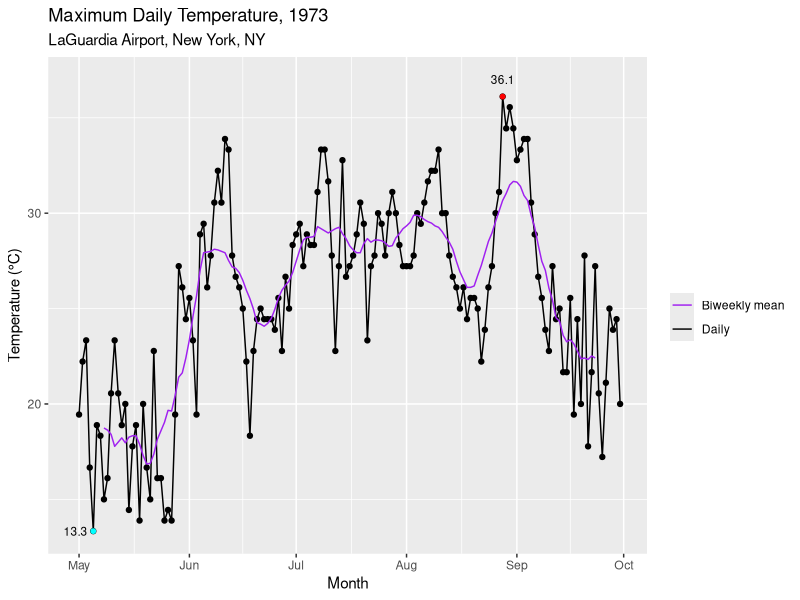
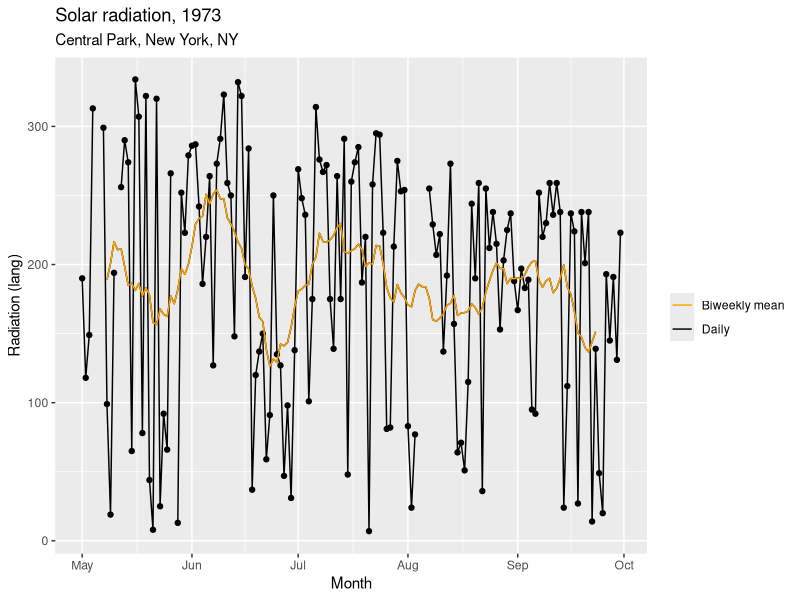
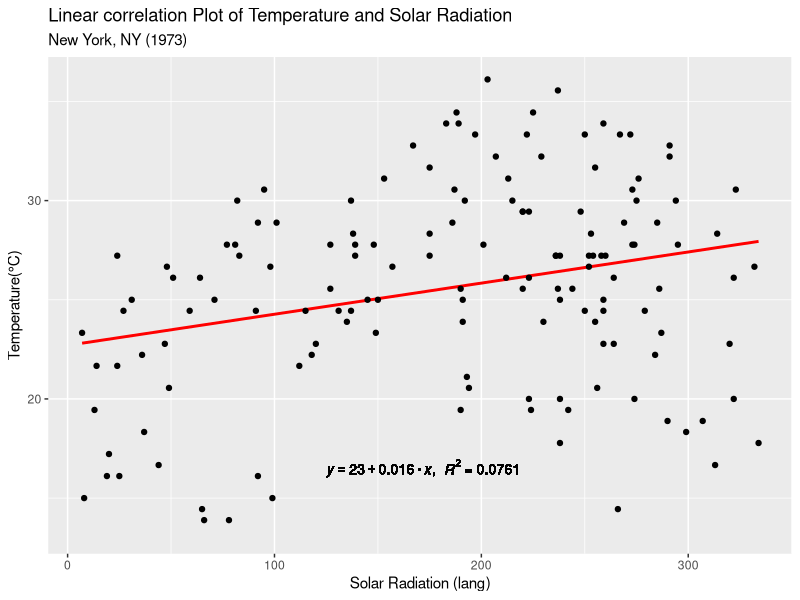

Source code (R) for these figures, in order:
## ---- chunk 1
knitr::opts_chunk$set(echo = TRUE)
## ---- chunk 2
#library and functions setup 
airquality <- datasets::airquality
library(ggplot2)
library(dplyr)
library(tidyverse)
library(lubridate)



airquality <- airquality |>
  dplyr::mutate(
    date = make_date(day = Day, month = Month, year = 1973),
    Temp_C = (Temp - 32) * 5/9
  )


#function for running mean as taken from the book
running_mean <- function(
    vec,
    left,
    right
) {
  
  # Create an empty vector of the same length as the input data
  vec_out <- rep(NA, length(vec))
  
  # Loop over each position in the vector
  for (idx in (left+1):(length(vec)-right)){
    
    # Define start and end of the box to average over
    startbox <- idx - left
    endbox   <- idx + right
        
        vec_out[idx] <- mean(vec[startbox:endbox], na.rm = TRUE)
  }
  
  return(vec_out)
}


airquality <- airquality |>
  mutate(
    biweekly_Temp = running_mean(Temp_C, left = 7, right = 7),
    biweekly_Rad = running_mean(Solar.R, left = 7, right = 7)
  )


#function to put the equation for the linear regression as well as the R-Squared on graphic 3. Thank you StackOverflow 
eq <- function(x,y) {
  m <- lm(y ~ x);
 eq <- substitute(italic(y) == a + b %.% italic(x)*","~~italic(R)^2~"="~r2, 
         list(a = format(unname(coef(m)[1]), digits = 2),
              b = format(unname(coef(m)[2]), digits = 2),
             r2 = format(summary(m)$r.squared, digits = 3)))
    as.character(as.expression(eq));
}

## ---- chunk 3
max(airquality$Temp_C)
min(airquality$Temp_C)
mean(airquality$Temp_C)
## ---- chunk 4
#Filter the maximum and Minimum Temperature in the data frame so they can be put onto the plot as points
TempMax <- airquality %>%
  filter(Temp_C == max(Temp_C))
TempMin <- airquality %>%
  filter(Temp_C == min(Temp_C))




#1 trend of Temperature
ggplot(
  data = airquality,
  aes(x = date, y= Temp_C,)) +
  geom_line(aes(date, Temp_C, color = "Daily")) +
  geom_point() +
  geom_point(data = TempMax, color = "red", size = 1.3) + 
  geom_text(data = TempMax, label = round(TempMax$Temp_C, digits = 1), nudge_y = 0.9, size = 3) +
  geom_point(data = TempMin, color = "cyan1", size = 1.3) +
  geom_text(data = TempMin, label = round(TempMin$Temp_C, digits = 1), nudge_x = -5, size = 3) +
  labs(title = "Maximum Daily Temperature, 1973",
       subtitle = "LaGuardia Airport, New York, NY",
       x = "Month", 
       y = "Temperature (°C)"
  ) +
  
  geom_line(aes(date, biweekly_Temp, color = "Biweekly mean")) +
  
  scale_color_manual("",
                     values = c("purple", "black"),
                     labels = c("Biweekly mean", "Daily"))


#2 trend in solar radiation
ggplot(
  data = airquality,
  aes(x = date, y= Solar.R)) +
  geom_line(aes(date, Solar.R, color = "Daily")) +
  geom_point() +
  
  labs(title = "Solar radiation, 1973",
       subtitle = "Central Park, New York, NY",
       x = "Month", 
       y = "Radiation (lang)"
  ) +
  
  geom_line(
    aes(
      date, 
      biweekly_Rad
    )
  ) +
  geom_line(aes(date, biweekly_Rad, color = "Biweekly mean")) +
  
  scale_color_manual("",
                     values = c("orange1", "black"),
                     labels = c("Biweekly mean", "Daily"))
  
## ---- chunk 5
#3 Correlation plot 
ggplot(
  data = airquality,
  aes(x = Solar.R, y = Temp_C)) +
  geom_smooth(method = "lm", se = FALSE, color = "red") +
  geom_point() +
  labs(title = "Linear correlation Plot of Temperature and Solar Radiation",
       subtitle = "New York, NY (1973)",
       x = "Solar Radiation (lang)",
       y = "Temperature(°C)") + 
  geom_text(x = 172, y = 16.5, label = eq(airquality$Solar.R, airquality$Temp_C), parse = TRUE, size = 3.5)
  



## ---- chunk 6

#include these in the T graph. Important because they allow us to better grasp how the temperature is across the observed 5 months
#separate graph of monthly average T (instead of Solar Radiation) and only include solar Radiation in the correlation plot? Perhaps...  

